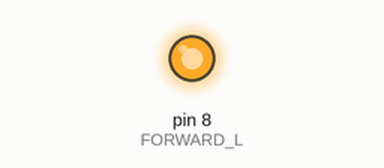
The sketch below on a simulated Arduino Uno, built with avr-gcc and run on an emulated ATmega328P. On the bench: output pins drawn as LEDs (lit = HIGH).

Above: at 0.1 s.
At 10.1 s:
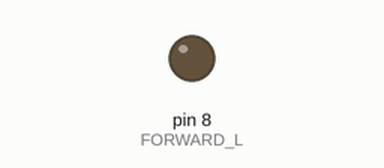
Timing chart, 0 to 11.6 s (numbered marks = the images above):
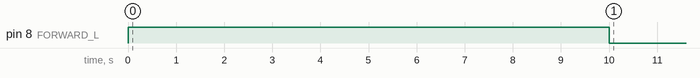

The sketch:

story5.ino
```cpp
//setup pins for forward left and right
const int FORWARD_L = 8;
const int FORWARD_R = 12;
//enable both sides to move
const int ENABLE_L = 9;
const int ENABLE_R = 10;

// the setup function runs once when you press reset or power the board
void setup() {
  // initialize digital pin LED_BUILTIN as an output.
  pinMode(FORWARD_L, OUTPUT);
  digitalWrite(FORWARD_L, HIGH);
  digitalWrite(FORWARD_R, HIGH);
  digitalWrite(ENABLE_L, HIGH);
  digitalWrite(ENABLE_R, HIGH);
  delay(10000);
  // Pause for 1 sec
  digitalWrite(FORWARD_L, LOW);
  digitalWrite(FORWARD_R, LOW);
  digitalWrite(ENABLE_L,LOW);
  digitalWrite(ENABLE_R, LOW);
  delay(1000);
}

// the loop function runs over and over again forever
void loop() {
  // Go fowards for 1 secs
}
```
